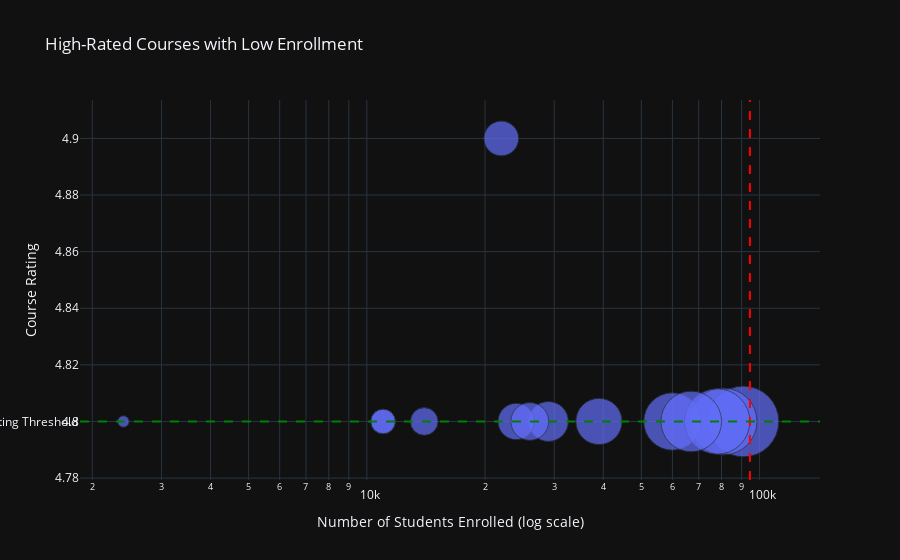

Source (notebook cell):
### Markdown cell above
### 3. Are there any high-rated courses with relatively low enrollment, suggesting potential for growth with better marketing?

### Code cell
import pandas as pd
import plotly.express as px

data_science_df['course_students_enrolled'] = pd.to_numeric(
    data_science_df['course_students_enrolled'].replace(',', '', regex=True), errors='coerce')
data_science_df['course_rating'] = pd.to_numeric(data_science_df['course_rating'], errors='coerce')

median_enrollment = data_science_df['course_students_enrolled'].median()

high_rated_low_enrollment = data_science_df[(data_science_df['course_rating'] >= 4.8) &
                                            (data_science_df['course_students_enrolled'] < median_enrollment)]

fig = px.scatter(high_rated_low_enrollment,
                 x='course_students_enrolled',
                 y='course_rating',
                 hover_name='course_title',
                 size='course_students_enrolled',
                 size_max=50,
                 title='High-Rated Courses with Low Enrollment',
                 labels={'course_students_enrolled': 'Number of Students Enrolled',
                         'course_rating': 'Course Rating'})

fig.add_vline(x=median_enrollment, line_dash="dash", line_color="red", annotation_text="Median Enrollment",
              annotation_position="top right")

fig.add_hline(y=4.8, line_dash="dash", line_color="green", annotation_text="High Rating Threshold",
              annotation_position="left")

fig.update_layout(xaxis_type="log",  # Use log scale for enrollment
                  xaxis_title="Number of Students Enrolled (log scale)",
                  yaxis_title="Course Rating")

fig.show()

### Figure 1 — Plotly figure (JSON) as saved in the notebook; plotly's stock layout.template omitted (floating-point values rounded to 4 significant figures)
{"data": [{"hovertemplate": "<b>%{hovertext}</b><br><br>Number of Students Enrolled=%{marker.size}<br>Course Rating=%{y}<extra></extra>", "hovertext": ["ai for medical treatment", "bayesian statistics: from concept to data analysis", "bayesian statistics: techniques and models", "crash course on python", "data analytics for lean six sigma", "data visualization with advanced excel", "getting started with sas programming", "introduction to portfolio construction and analysis with python", "modern big data analysis with sql", "process mining: data science in action", "python functions, files, and dictionaries", "summary statistics in public health", "understanding clinical research: behind the statistics", "математика и python для анализа данных"], "legendgroup": "", "marker": {"color": "#636efa", "size": [2400.0, 91000.0, 29000.0, 81000.0, 24000.0, 60000.0, 22000.0, 11000.0, 14000.0, 39000.0, 26000.0, 11000.0, 78000.0, 67000.0], "sizemode": "area", "sizeref": 36.4, "symbol": "circle"}, "mode": "markers", "name": "", "orientation": "v", "showlegend": false, "x": [2400.0, 91000.0, 29000.0, 81000.0, 24000.0, 60000.0, 22000.0, 11000.0, 14000.0, 39000.0, 26000.0, 11000.0, 78000.0, 67000.0], "xaxis": "x", "y": [4.8, 4.8, 4.8, 4.8, 4.8, 4.8, 4.9, 4.8, 4.8, 4.8, 4.8, 4.8, 4.8, 4.8], "yaxis": "y", "type": "scatter"}], "layout": {"xaxis": {"anchor": "y", "domain": [0.0, 1.0], "title": {"text": "Number of Students Enrolled (log scale)"}, "type": "log"}, "yaxis": {"anchor": "x", "domain": [0.0, 1.0], "title": {"text": "Course Rating"}}, "legend": {"tracegroupgap": 0, "itemsizing": "constant"}, "title": {"text": "High-Rated Courses with Low Enrollment"}, "shapes": [{"line": {"color": "red", "dash": "dash"}, "type": "line", "x0": 94500.0, "x1": 94500.0, "xref": "x", "y0": 0, "y1": 1, "yref": "y domain"}, {"line": {"color": "green", "dash": "dash"}, "type": "line", "x0": 0, "x1": 1, "xref": "x domain", "y0": 4.8, "y1": 4.8, "yref": "y"}], "annotations": [{"showarrow": false, "text": "Median Enrollment", "x": 94500.0, "xanchor": "left", "xref": "x", "y": 1, "yanchor": "top", "yref": "y domain"}, {"showarrow": false, "text": "High Rating Threshold", "x": 0, "xanchor": "right", "xref": "x domain", "y": 4.8, "yanchor": "middle", "yref": "y"}]}}
